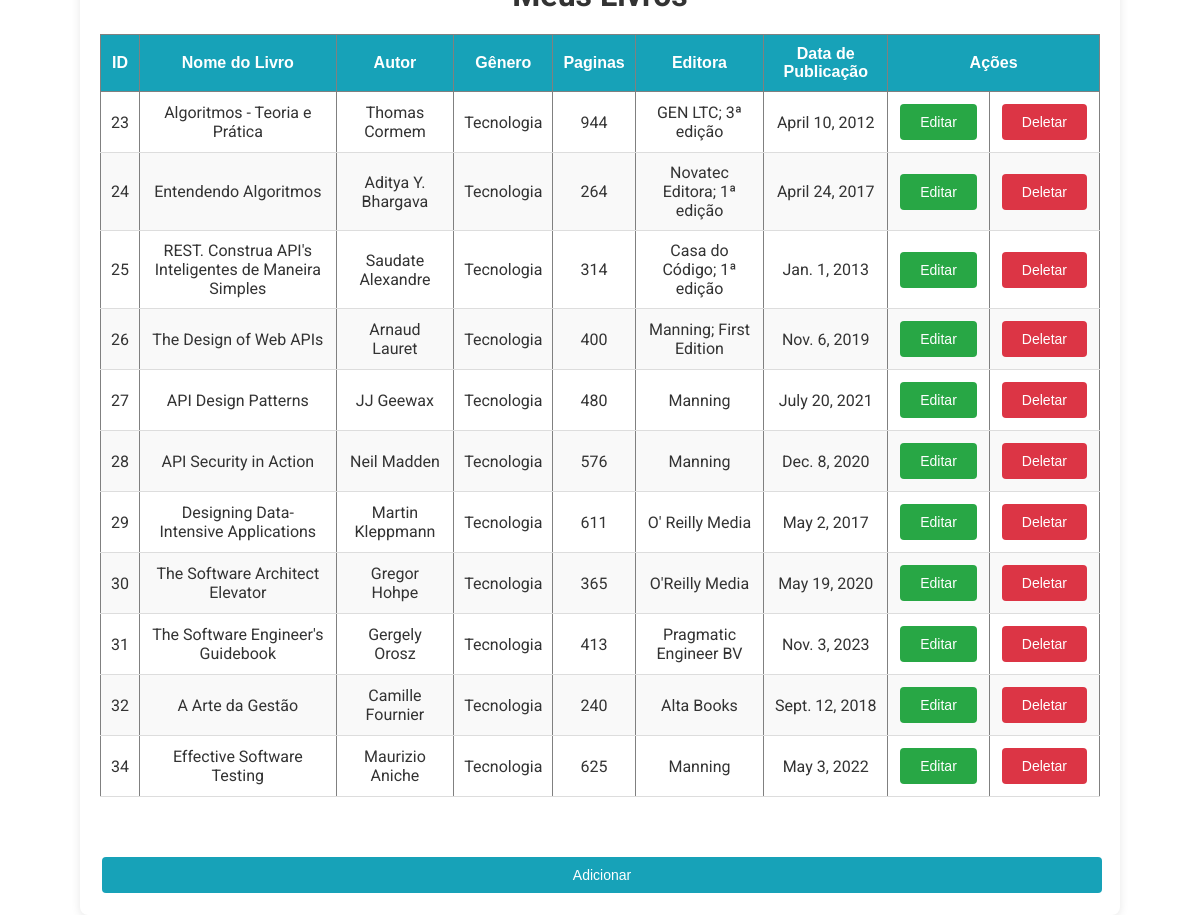
The page / on the database its author committed.
### newapp/models.py (models this page shows)
class Member(models.Model):
    title = models.CharField(max_length=30)
    author = models.CharField(max_length=30)
    genre = models.CharField(max_length=30)
    pages = models.IntegerField()
    publisher = models.CharField(max_length=30)
    published_date = models.DateField()

### newapp/views.py (the view)
# urls.py: path('',views.index,name="index"),
def index(request):
    mem = Member.objects.all()
    return render(request, 'index.html', {'mem': mem})

### newapp/templates/index.html (shortened to what this page needs)
<!DOCTYPE html>
<html lang="en">
<head>
    {% load static %}
    <link rel="stylesheet" href="{% static 'newapp/css/style.css' %}">
</head>
<body>
    <div class="container">
        <h1>Meus Livros</h1>
        <table id="customers" border="1">
            <thead>
                <tr>
                    <th>ID</th>
                    <th>Nome do Livro</th>
                    <th>Autor</th>
                    <th>Gênero</th>
                    <th>Paginas</th>
                    <th>Editora</th>
                    <th>Data de Publicação</th>
                    <th colspan="2" id="mid">Ações</th>
                </tr>
            </thead>
            <tbody>
                {% for x in mem %}
                <tr>
                    <td>{{ x.id }}</td>
                    <td>{{ x.title }}</td>
                    <td>{{ x.author }}</td>
                    <td>{{ x.genre }}</td>
                    <td>{{ x.pages }}</td>
                    <td>{{ x.publisher }}</td>
                    <td>{{ x.published_date }}</td>
                    <td>
                        <a href="update/{{ x.id }}"><button id="up">Editar</button></a>
                    </td>
                    <td>
                        <a href="delete/{{ x.id }}"><button id="del">Deletar</button></a>
                    </td>
                </tr>
                {% endfor %}
            </tbody>
        </table>
        <br><br>
        <a href="{% url 'add' %}"><button id="new3">Adicionar</button></a>
    </div>
</body>
</html>

### newapp/static/newapp/css/style.css (style rules this page uses)
body { font-family: 'Roboto', sans-serif; background-color: #ffffff; margin: 0; padding: 0; display: flex; justify-content: center; align-items: center; height: 100vh; color: #333; }
.container { background: #fff; padding: 20px; border-radius: 8px; box-shadow: 0 2px 10px rgba(0, 0, 0, 0.1); width: 100%; max-width: 1000px; margin-top: 50px; }
h1 { text-align: center; color: #333; margin-bottom: 20px; }
table { width: 100%; border-collapse: collapse; margin-bottom: 20px; font-size: 16px; }
table thead { background-color: #007bff; color: white; text-align: center; }
table thead th { padding: 10px; vertical-align: middle; }
table tbody tr { border-bottom: 1px solid #ddd; }
table tbody tr:nth-child(even) { background-color: #f9f9f9; }
table tbody td { padding: 10px; text-align: center; vertical-align: middle; }
button { background-color: #007bff; color: white; border: none; padding: 10px 20px; font-size: 14px; border-radius: 4px; cursor: pointer; transition: background-color 0.3s ease, transform 0.3s ease; margin: 2px; }
#up { background-color: #28a745; }
#del { background-color: #dc3545; }
#new3 { width: 100%; background-color: #17a2b8; text-align: center; align-items: center; font-family: Arial, Helvetica, sans-serif; }
.container #customers thead { background-color: #17a2b8; color: rgb(255, 255, 255); text-align: center; font-family: Arial, Helvetica, sans-serif; }
a { color: inherit; text-decoration: none; }

### rows shown on the page
Member: id "23", title "Algoritmos - Teoria e Prática", author "Thomas Cormem", genre "Tecnologia", pages "944", publisher "GEN LTC; 3ª edição", published_date "April 10, 2012"
Member: id "24", title "Entendendo Algoritmos", author "Aditya Y. Bhargava", genre "Tecnologia", pages "264", publisher "Novatec Editora; 1ª edição", published_date "April 24, 2017"
Member: id "25", title "REST. Construa API's Inteligentes de Maneira Simples", author "Saudate Alexandre", genre "Tecnologia", pages "314", publisher "Casa do Código; 1ª edição", published_date "Jan. 1, 2013"
Member: id "26", title "The Design of Web APIs", author "Arnaud Lauret", genre "Tecnologia", pages "400", publisher "Manning; First Edition", published_date "Nov. 6, 2019"
Member: id "27", title "API Design Patterns", author "JJ Geewax", genre "Tecnologia", pages "480", publisher "Manning", published_date "July 20, 2021"
Member: id "28", title "API Security in Action", author "Neil Madden", genre "Tecnologia", pages "576", publisher "Manning", published_date "Dec. 8, 2020"
Member: id "29", title "Designing Data-Intensive Applications", author "Martin Kleppmann", genre "Tecnologia", pages "611", publisher "O' Reilly Media", published_date "May 2, 2017"
Member: id "30", title "The Software Architect Elevator", author "Gregor Hohpe", genre "Tecnologia", pages "365", publisher "O'Reilly Media", published_date "May 19, 2020"
Member: id "31", title "The Software Engineer's Guidebook", author "Gergely Orosz", genre "Tecnologia", pages "413", publisher "Pragmatic Engineer BV", published_date "Nov. 3, 2023"
Member: id "32", title "A Arte da Gestão", author "Camille Fournier", genre "Tecnologia", pages "240", publisher "Alta Books", published_date "Sept. 12, 2018"
Member: id "34", title "Effective Software Testing", author "Maurizio Aniche", genre "Tecnologia", pages "625", publisher "Manning", published_date "May 3, 2022"
